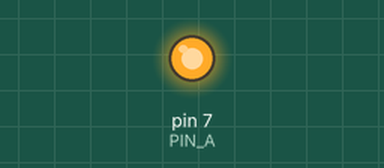
Bench run of a sketch on a simulated Arduino Uno, built with avr-gcc and run on an emulated ATmega328P. Parts: output pins drawn as LEDs (lit = HIGH).

Above: at 1.0 s.
At 3.0 s:
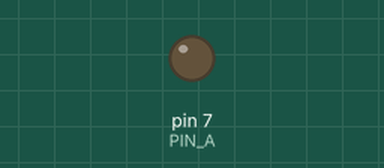
Timing chart, 0 to 5.2 s (numbered marks = the images above):
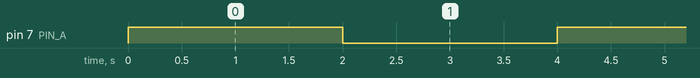

Measured:
- by itself, pin 7 (PIN_A): alternates HIGH for 2.0 s and LOW for 2.0 s

The sketch:

dc-demo.ino
```cpp
#define PIN_A 7

void setup() {
  pinMode(PIN_A, OUTPUT);
}

void loop() {
  digitalWrite(PIN_A, HIGH);
  delay(2000);
  digitalWrite(PIN_A, LOW);
  delay(2000);
}
```
